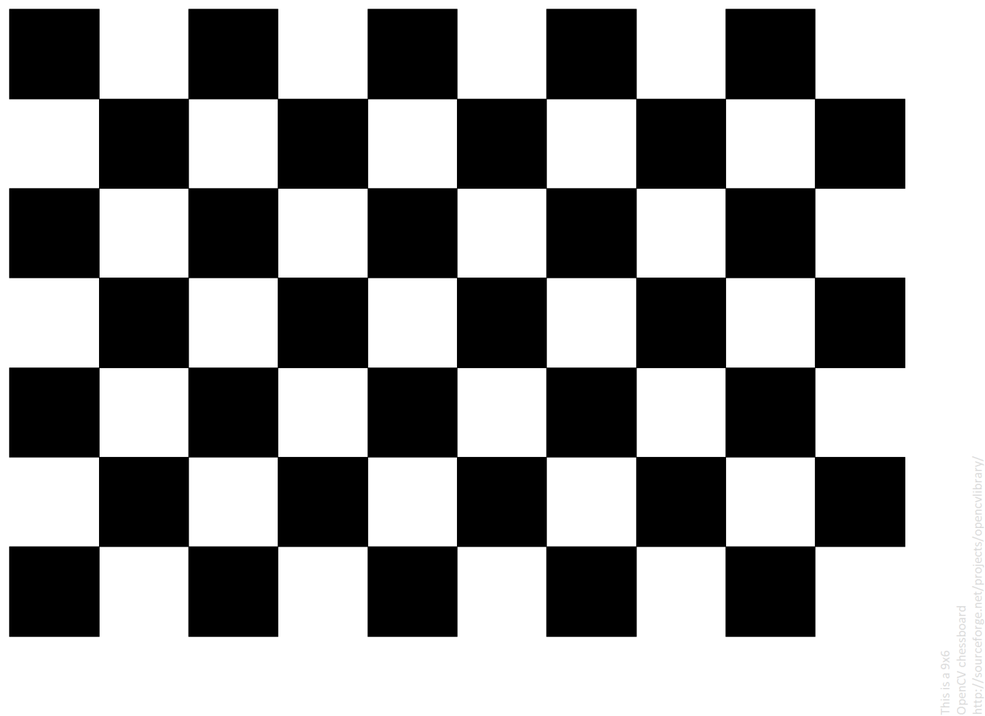
#> input picture images/pattern.png, 985 x 716 px, shrunk from 1373 x 998 before the run, found by its file name
$ python harris.py
#> lines starting #> are read from the running program, lines starting #| are printed output that depends on the picture; after the words box and inside, x2 and y2 are one past the last pixel; in counts of white or black regions, pixels touching at a corner belong together
import cv2
import numpy as np

filename = 'pattern.png'
img = cv2.imread(filename)
#> img is the input picture: shape (716, 985, 3); mean B, G, R 152.1, 152.1, 152.1
img2 = img.copy()
gray = cv2.cvtColor(img,cv2.COLOR_BGR2GRAY)

gray = np.float32(gray)
dst = cv2.cornerHarris(gray,2,3,0.04)
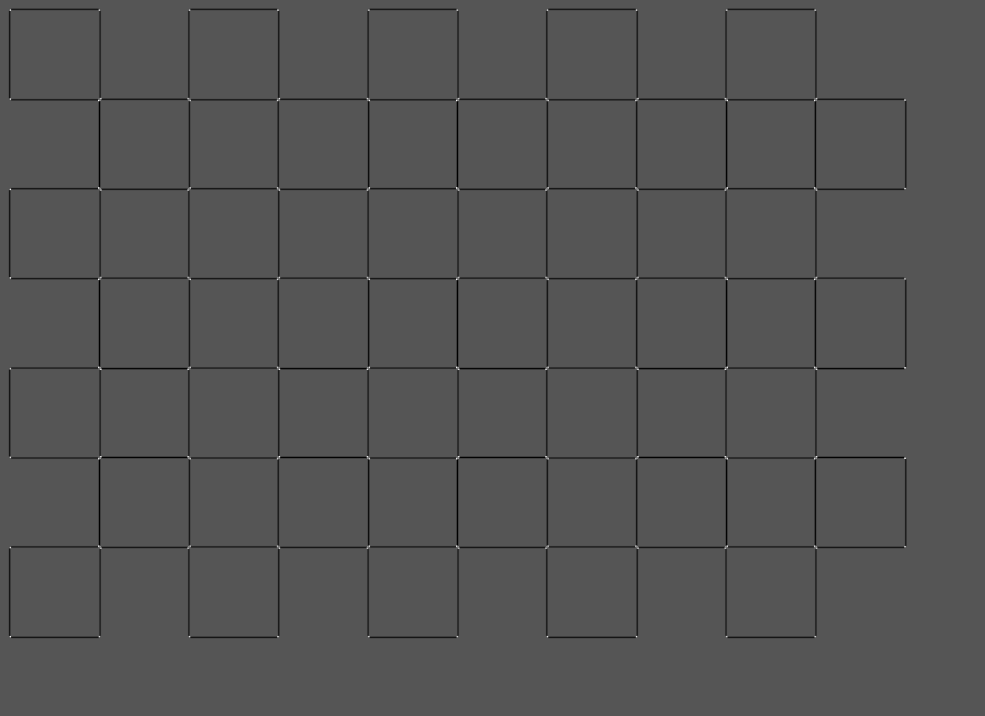
#> dst: shape (716, 985) float32; min -138422272, max 274563520, mean -2584570; drawn with min black and max white

dst_max = dst.max()
#> dst_max = 274563520

print(dst_max)
#| 274563520.0
#print(dst)


#img[dst>0.4*dst.max()]=[0,0,255]

print(len(dst))
#| 716

for row in range(len(dst)):
    for col in range(len(dst[row])):
        if dst[row][col] > 0.4*dst_max:
            cv2.circle(img, (int(col),int(row)), 5, (0,0,255), 2)
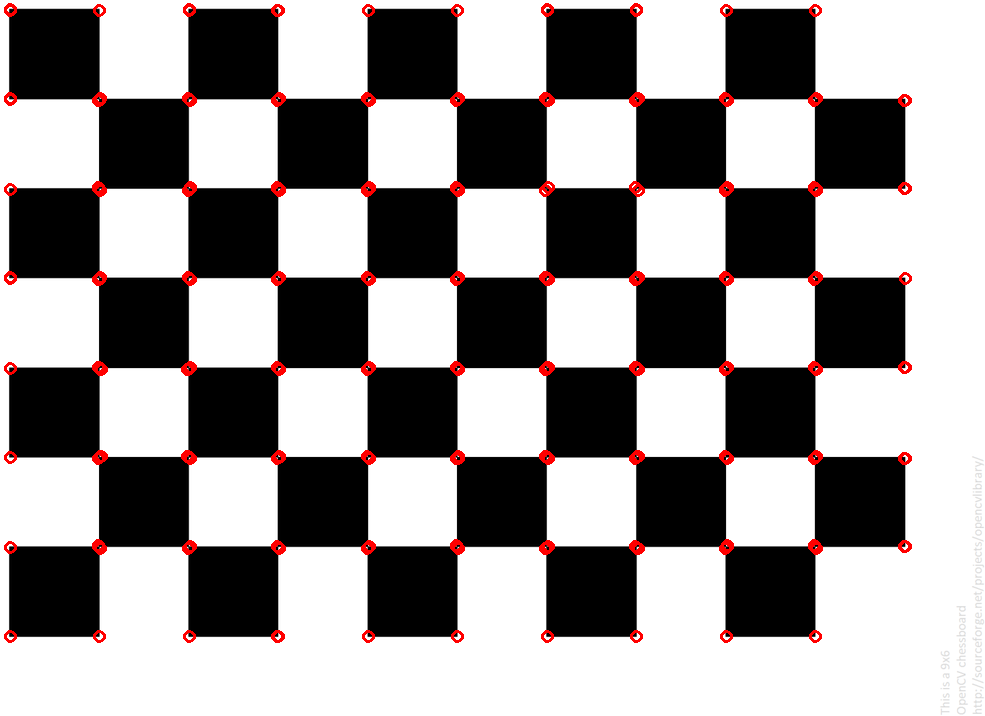
#> img: shape (716, 985, 3); 1.61% of pixels changed, all inside (x1, y1, x2, y2) = (4, 3, 912, 643)


goodcorners = cv2.goodFeaturesToTrack(gray,95,0.005,10)
#> goodcorners = 95 rows, first 8: [98, 187], [904, 367], [637, 189], [545, 189], [456, 187], [904, 457], [904, 99], [187, 189]

print(len(goodcorners))
#| 95
print(goodcorners[0][0][0])
#| 98.0

# for pt in goodcorners:
#     cv2.circle(img2, (int(pt[0][0]), int(pt[0][1])), 10, (255, 0, 255), 2)


cv2.imshow('dst',img)
#cv2.imshow('img2',img2)
if cv2.waitKey(0) & 0xff == 27:
#> (key Esc is pressed here)
    cv2.destroyAllWindows()

$ run again, with images/25deg.PNG copied over images/pattern.png
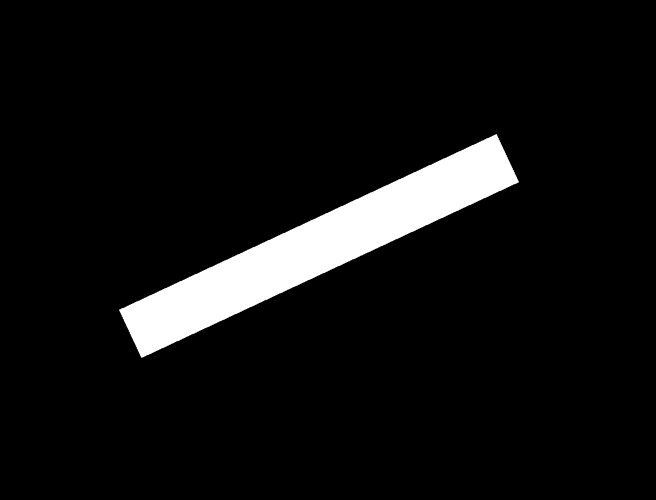
#> input picture images/25deg.PNG, 656 x 500 px, found by its file name
#> img is the input picture: shape (500, 656, 3); min 0, max 255, mean 17.2
#> `dst = cv2.cornerHarris(gray,2,3,0.04)`:
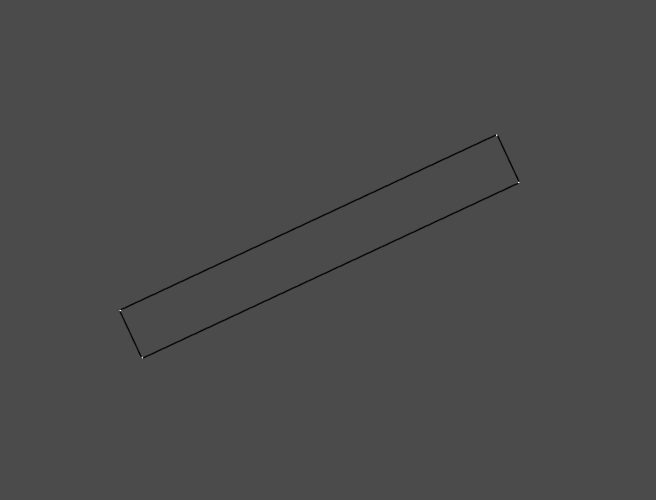
#> dst: shape (500, 656) float32; min -121681336, max 288402080, mean -440415.7; drawn with min black and max white
#> dst_max = 288402080
#| 288402080.0
#| 500
#> after the loop `for row in range(len(dst)):`:
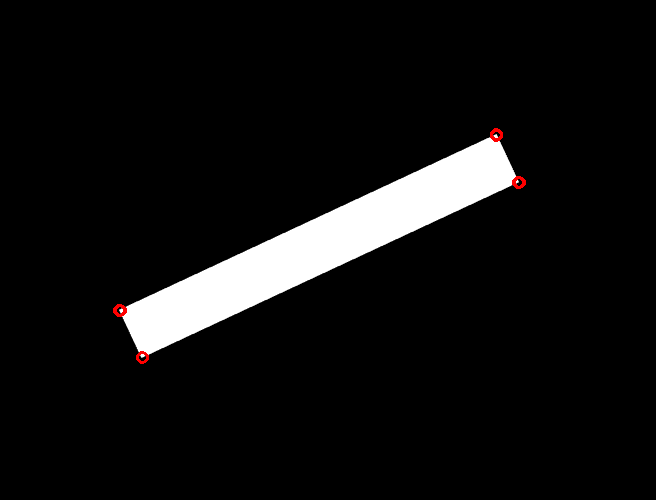
#> img: shape (500, 656, 3); 0.13% of pixels changed, all inside (x1, y1, x2, y2) = (113, 128, 526, 364)
#> goodcorners = 59 rows, first 8: [120, 310], [517, 181], [496, 135], [141, 356], [177, 341], [192, 334], [265, 300], [196, 273]
#| 59
#| 120.0
